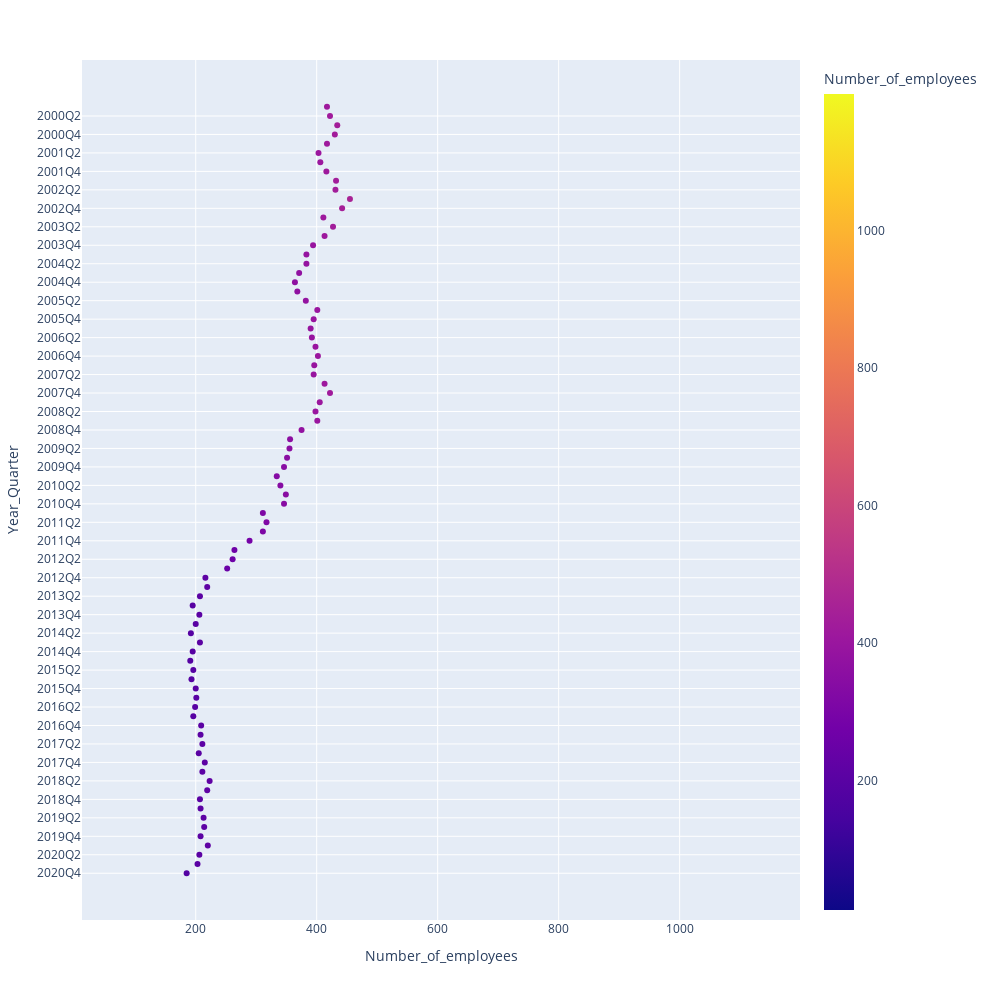

Notebook code for this chart:
### Code cell
fig = px.scatter(df,
                x='Number_of_employees',
                y='Year_Quarter',
                animation_group='Year_Quarter', 
                color='Number_of_employees', hover_name='Number_of_employees',
                width=1000, height=1000,
                log_x=False, size_max=15,
                range_x=[xmin,xmax], range_y=[ymin,ymax])
fig.show()

### Figure 1 — Plotly figure (JSON) as saved in the notebook; plotly's stock layout.template omitted (floating-point values rounded to 4 significant figures; data arrays with more than 128 entries replaced by an {"elided": "..."} marker saying what was removed)
{"data": [{"hovertemplate": "<b>%{hovertext}</b><br><br>Number_of_employees=%{marker.color}<br>Year_Quarter=%{y}<extra></extra>", "hovertext": {"elided": "488 int values"}, "ids": {"elided": "488 str values"}, "legendgroup": "", "marker": {"color": {"elided": "488 int values"}, "coloraxis": "coloraxis", "symbol": "circle"}, "mode": "markers", "name": "", "orientation": "h", "showlegend": false, "type": "scatter", "x": {"elided": "488 int values"}, "xaxis": "x", "y": {"elided": "488 str values"}, "yaxis": "y"}], "layout": {"coloraxis": {"colorbar": {"title": {"text": "Number_of_employees"}}, "colorscale": [[0, "#0d0887"], [0.1111, "#46039f"], [0.2222, "#7201a8"], [0.3333, "#9c179e"], [0.4444, "#bd3786"], [0.5556, "#d8576b"], [0.6667, "#ed7953"], [0.7778, "#fb9f3a"], [0.8889, "#fdca26"], [1, "#f0f921"]]}, "height": 1000, "legend": {"tracegroupgap": 0}, "margin": {"t": 60}, "width": 1000, "xaxis": {"anchor": "y", "domain": [0, 1], "range": [12, 1199], "title": {"text": "Number_of_employees"}}, "yaxis": {"anchor": "x", "domain": [0, 1], "range": ["2000Q1", "2020Q4"], "title": {"text": "Year_Quarter"}}}}
